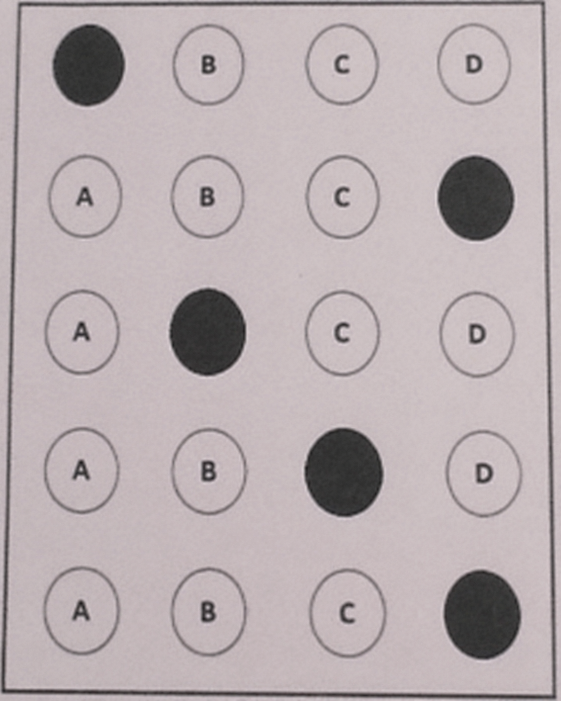
#> input picture p1_lucio/data/recort15.png, 1122 x 1402 px (shown at 1/2 size)
$ python -i extrator.py   (imports and definitions only)
#> lines starting #> are read from the running program, lines starting #| are printed output that depends on the picture; after the words box and inside, x2 and y2 are one past the last pixel; in counts of white or black regions, pixels touching at a corner belong together
#> further down, picture is the input picture: shape (1402, 1122, 3); mean B, G, R 176.1, 173.8, 184.5
"""Localiza e recorta o gabarito dentro de uma imagem."""

from __future__ import annotations

import cv2
import numpy as np

LARGURA_PADRAO = 400
ALTURA_PADRAO = 500


def _ordenar_pontos(pts: np.ndarray) -> np.ndarray:
    pts = pts.reshape(4, 2)
    soma = pts.sum(axis=1)
    dif = np.diff(pts, axis=1)
    topo_esq = pts[np.argmin(soma)]
    baixo_dir = pts[np.argmax(soma)]
    topo_dir = pts[np.argmin(dif)]
    baixo_esq = pts[np.argmax(dif)]
    return np.array([topo_esq, topo_dir, baixo_dir, baixo_esq], dtype=np.float32)


def _warp_por_pontos(img, approx, largura, altura):
    pts = _ordenar_pontos(approx)
    dst = np.array(
        [[0, 0], [largura - 1, 0], [largura - 1, altura - 1], [0, altura - 1]],
        dtype=np.float32,
    )
    matriz = cv2.getPerspectiveTransform(pts, dst)
    recorte = cv2.warpPerspective(img, matriz, (largura, altura))
    x, y, w, h = cv2.boundingRect(approx)
    return recorte, [x, y, w, h]


def _procurar_quadrilatero(contours, area_min, proporcao_alvo, tolerancia=0.35):
    melhor = None
    melhor_area = 0
    for ctn in contours:
        peri = cv2.arcLength(ctn, True)
        approx = cv2.approxPolyDP(ctn, 0.02 * peri, True)
        if len(approx) != 4:
            continue
        area = cv2.contourArea(approx)
        if area < area_min:
            continue
        x, y, w, h = cv2.boundingRect(approx)
        if h == 0:
            continue
        proporcao = w / h
        if abs(proporcao - proporcao_alvo) > tolerancia:
            continue
        if area > melhor_area:
            melhor_area = area
            melhor = approx
    return melhor


def _warp_por_min_area_rect(img, ctn, largura, altura):
    rect = cv2.minAreaRect(ctn)
    box = cv2.boxPoints(rect)
    box = box.astype(np.int32)
    return _warp_por_pontos(img, box, largura, altura)


def extrair_gabarito(img, largura=LARGURA_PADRAO, altura=ALTURA_PADRAO):
    """Tenta localizar o gabarito (quadrilatero) na imagem e retornar o recorte.

    Retorna uma tupla (recorte, bbox). Se nao encontrar, retorna (None, None).
    """
#> called with largura = 400, altura = 500
    proporcao_alvo = largura / altura
    img_gray = cv2.cvtColor(img, cv2.COLOR_BGR2GRAY)
    area_min = img.shape[0] * img.shape[1] * 0.08
#> area_min = 125843.5

    clahe = cv2.createCLAHE(clipLimit=2.0, tileGridSize=(8, 8))
    img_eq = clahe.apply(img_gray)
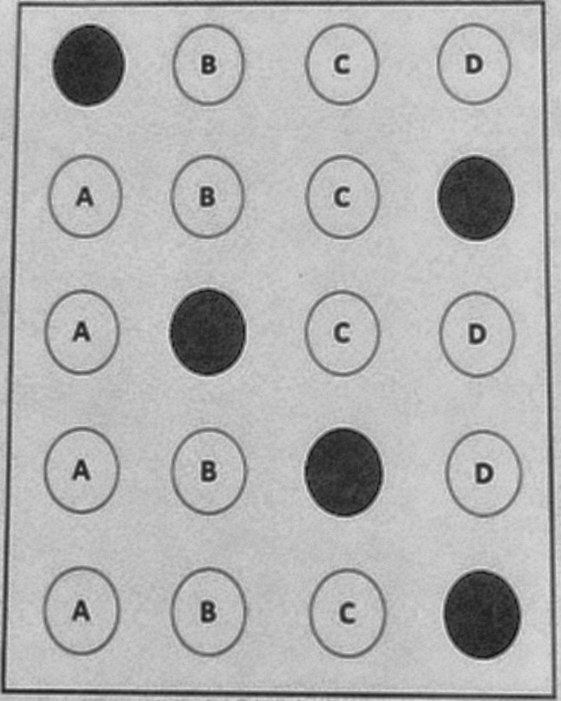
#> img_eq: shape (1402, 1122) (shown at 1/2 size); min 20, max 231, mean 178.4

    contours = []
    for low, high in [(30, 120), (50, 150), (80, 200)]:
        blur = cv2.GaussianBlur(img_eq, (5, 5), 0)
        edges = cv2.Canny(blur, low, high)
        edges = cv2.dilate(edges, np.ones((3, 3), np.uint8), iterations=1)
        contours, _ = cv2.findContours(
            edges, cv2.RETR_EXTERNAL, cv2.CHAIN_APPROX_SIMPLE
        )
        quad = _procurar_quadrilatero(contours, area_min, proporcao_alvo)
        if quad is not None:
            return _warp_por_pontos(img, quad, largura, altura)
#> this loop made 1 pass
#> (quad, x in _warp_por_pontos, y in _warp_por_pontos, w in _warp_por_pontos, h in _warp_por_pontos) on pass 1: ([[40, 1], [3, 1386], [1112, 1398], [1090, 2]], 3, 1, 1110, 1398)
#> pass 1, in extrair_gabarito, `edges = cv2.Canny(blur, low, high)`:
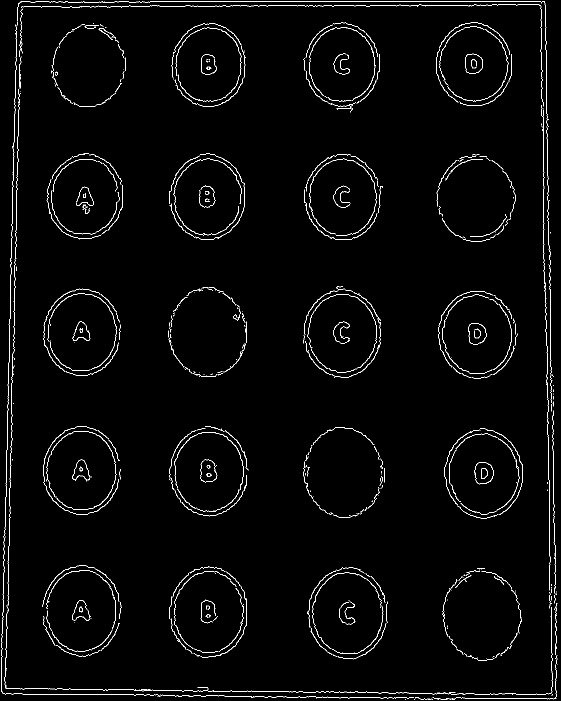
#> edges: shape (1402, 1122) (shown at 1/2 size); 2.1% white in thin lines or dots
#> pass 1, in extrair_gabarito, `edges = cv2.dilate(edges, np.ones((3, 3), np.uint8), iterations=1)`:
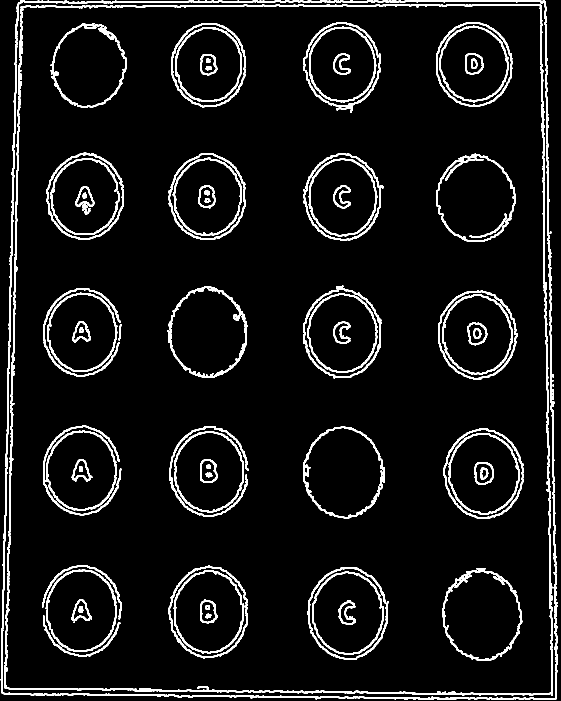
#> edges: shape (1402, 1122) (shown at 1/2 size); 7.1% white; 78 white regions (5 under 20 px), largest, box (x1, y1, x2, y2) and area: (8, 8, 1106, 1392) 17303, (1, 1, 1116, 1400) 16783, (335, 573, 495, 755) 2748
#> pass 1, in _warp_por_pontos, `recorte = cv2.warpPerspective(img, matriz, (largura, altura))`:
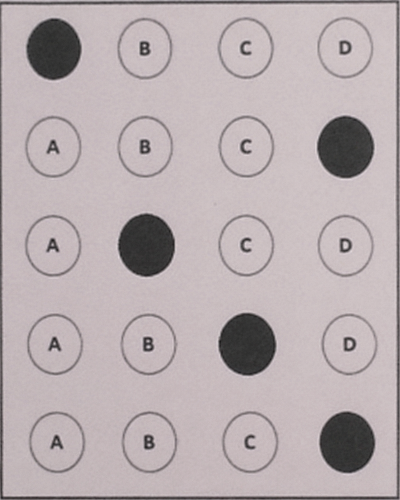
#> recorte: shape (500, 400, 3); mean B, G, R 175.8, 173.6, 184.2

    for block, c in [(11, 8), (15, 10), (21, 12)]:
        img_th = cv2.adaptiveThreshold(
            img_eq,
            255,
            cv2.ADAPTIVE_THRESH_GAUSSIAN_C,
            cv2.THRESH_BINARY_INV,
            block,
            c,
        )
        img_dil = cv2.dilate(img_th, np.ones((2, 2), np.uint8), iterations=1)
        contours, _ = cv2.findContours(
            img_dil, cv2.RETR_EXTERNAL, cv2.CHAIN_APPROX_NONE
        )
        quad = _procurar_quadrilatero(contours, area_min, proporcao_alvo)
        if quad is not None:
            return _warp_por_pontos(img, quad, largura, altura)

    if contours:
        maior = max(contours, key=cv2.contourArea)
        return _warp_por_min_area_rect(img, maior, largura, altura)

    return None, None


extrairMaiorCtn = extrair_gabarito

>>> import cv2
>>> picture = cv2.imread('../data/recort15.png')
>>> result = extrair_gabarito(picture)

$ run again, on p1_lucio/data/recorte10.png
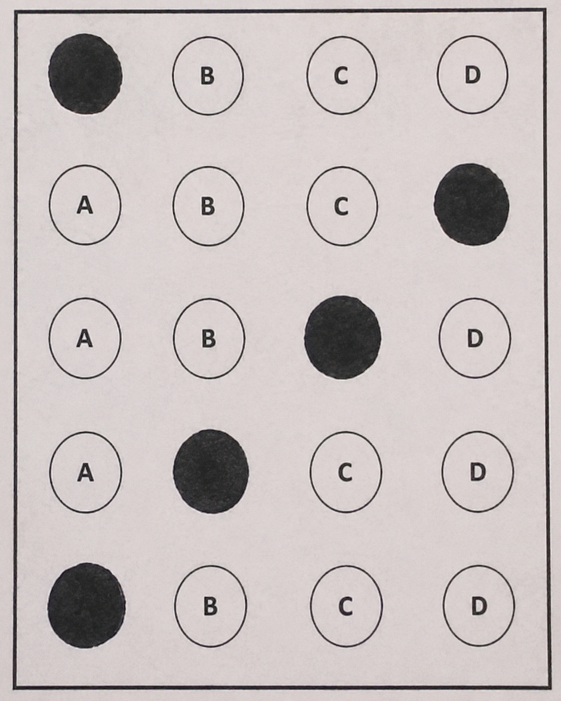
#> input picture p1_lucio/data/recorte10.png, 1122 x 1402 px (shown at 1/2 size)
#> picture is the input picture: shape (1402, 1122, 3); mean B, G, R 190.6, 191.2, 199.3
#> the loop in extrair_gabarito, `for low, high in [(30, 120), (50, 150), (80, 200)]:` made 1 pass
#> (quad, x in _warp_por_pontos, y in _warp_por_pontos, w in _warp_por_pontos, h in _warp_por_pontos) on pass 1: ([[1092, 14], [27, 20], [25, 1380], [1104, 1379]], 25, 14, 1080, 1367)
#> pass 1, in extrair_gabarito, `edges = cv2.dilate(edges, np.ones((3, 3), np.uint8), iterations=1)`:
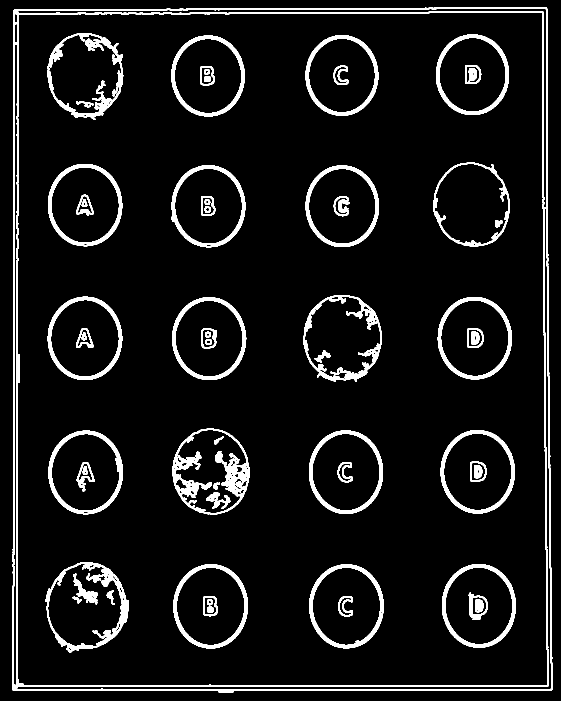
#> edges: shape (1402, 1122) (shown at 1/2 size); 7.6% white; 61 white regions, largest, box (x1, y1, x2, y2) and area: (24, 14, 1105, 1381) 29699, (344, 857, 499, 1029) 6843, (95, 66, 247, 240) 4917
#> pass 1, in _warp_por_pontos, `recorte = cv2.warpPerspective(img, matriz, (largura, altura))`:
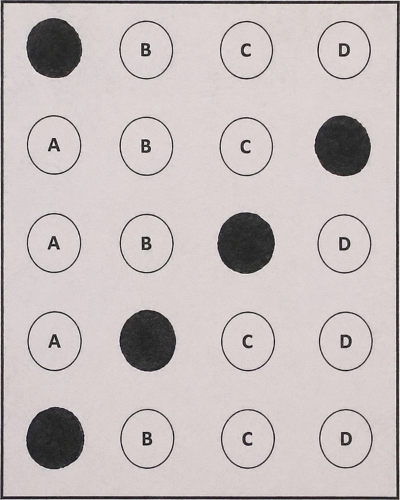
#> recorte: shape (500, 400, 3); mean B, G, R 189.5, 190.1, 198.1
